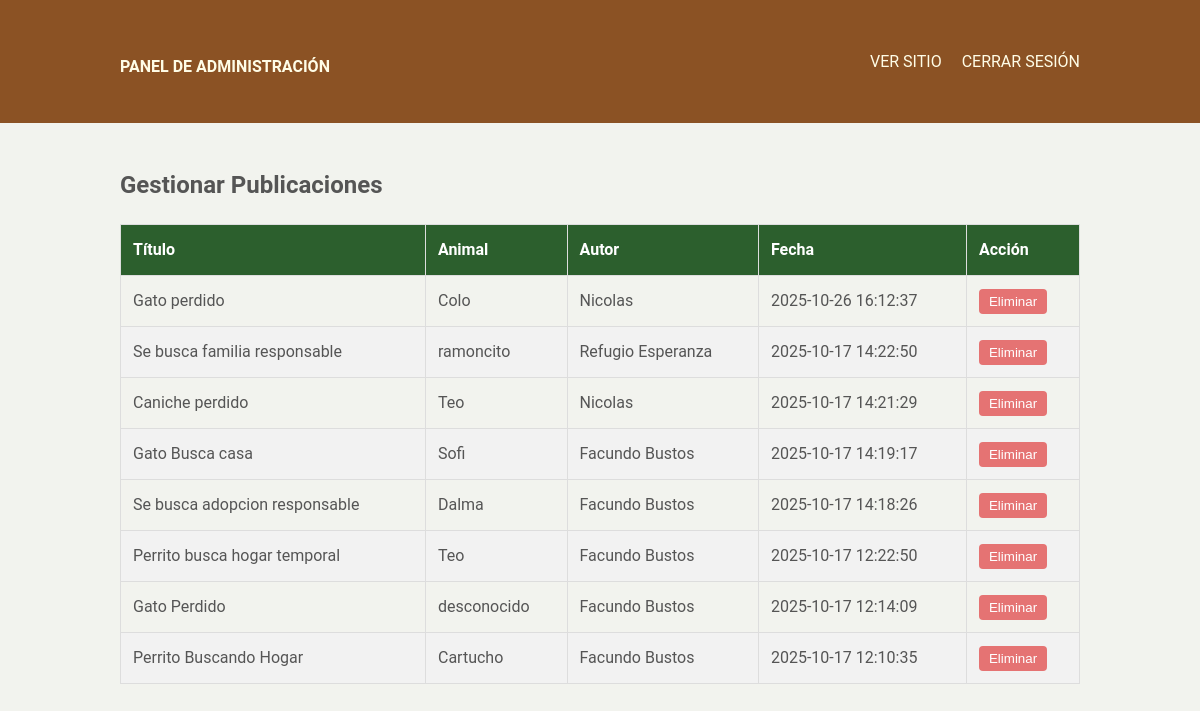
/admin/manage_publications.php (signed in), run on the app's committed database.
### tables this page shows
CREATE TABLE `publicaciones` (
  `id_publicacion` int(11) NOT NULL,
  `id_animal` int(11) NOT NULL,
  `id_usuario_publicador` int(11) NOT NULL,
  `titulo` varchar(255) NOT NULL COMMENT 'Título de la publicación',
  `contenido` text NOT NULL COMMENT 'Contenido detallado de la publicación',
  `tipo_publicacion` enum('Adopción','Perdido','Encontrado','Hogar Temporal') NOT NULL COMMENT 'Tipo de publicación',
  `fecha_publicacion` timestamp NOT NULL DEFAULT current_timestamp() COMMENT 'Fecha y hora en que se publicó el animal (automática)'
);

CREATE TABLE `animales` (
  `id_animal` int(11) NOT NULL,
  `nombre` varchar(100) DEFAULT NULL,
  `especie` varchar(50) NOT NULL,
  `raza` varchar(50) DEFAULT NULL,
  `edad` tinyint(3) UNSIGNED DEFAULT NULL COMMENT 'Edad en años del animal',
  `genero` enum('Macho','Hembra') NOT NULL COMMENT 'Género del animal, estandarizado a Macho o Hembra',
  `descripcion` text NOT NULL,
  `imagen_url` varchar(255) DEFAULT NULL COMMENT 'URL o ruta de la imagen del animal',
  `estado` enum('En Adopción','Perdido','Adoptado','Hogar Temporal','Encontrado') NOT NULL
);

CREATE TABLE `usuarios` (
  `id_usuario` int(11) NOT NULL,
  `dni` varchar(15) NOT NULL COMMENT 'Documento Nacional de Identidad, debe ser único',
  `nombre` varchar(100) NOT NULL,
  `email` varchar(100) NOT NULL,
  `password_hash` varchar(255) NOT NULL COMMENT 'Hash de la contraseña del usuario (usar bcrypt o Argon2)',
  `reset_token` varchar(255) DEFAULT NULL,
  `token_expiry` timestamp NULL DEFAULT NULL,
  `telefono` varchar(15) DEFAULT NULL,
  `direccion` varchar(255) DEFAULT NULL,
  `es_refugio` tinyint(1) NOT NULL DEFAULT 0 COMMENT 'TRUE si es un refugio, FALSE si es particular',
  `is_admin` tinyint(1) NOT NULL DEFAULT 0 COMMENT '1 si es super admin, 0 si no lo es',
  `descripcion` text DEFAULT NULL,
  `fecha_registro` timestamp NOT NULL DEFAULT current_timestamp() COMMENT 'Fecha y hora de registro de la cuenta (automática)'
);

### admin/manage_publications.php (the view, shortened to what this page needs)
<?php
include 'admin_header.php';
$sql = "SELECT p.id_publicacion, p.titulo, p.fecha_publicacion, u.nombre AS autor, a.nombre AS animal FROM publicaciones p JOIN usuarios u ON p.id_usuario_publicador = u.id_usuario JOIN animales a ON p.id_animal = a.id_animal ORDER BY p.fecha_publicacion DESC";
$result = $conexion->query($sql);
?>
<h2>Gestionar Publicaciones</h2>
<table><thead><tr><th>Título</th><th>Animal</th><th>Autor</th><th>Fecha</th><th>Acción</th></tr></thead><tbody>
<?php while ($row = $result->fetch_assoc()): ?>
    <tr>
        <td><?php echo htmlspecialchars($row['titulo']); ?></td>
        <td><?php echo htmlspecialchars($row['animal']); ?></td>
        <td><?php echo htmlspecialchars($row['autor']); ?></td>
        <td><?php echo $row['fecha_publicacion']; ?></td>
        <td><form method="post" onsubmit="return confirm('¿Estás seguro de que quieres eliminar esta publicación?');"><input type="hidden" name="delete_id" value="<?php echo $row['id_publicacion']; ?>"><button type="submit" style="background: #E57373; color: white; border: none; padding: 5px 10px; cursor: pointer; border-radius: 4px;">Eliminar</button></form></td>
    </tr>
<?php endwhile; ?>
</tbody></table>
<?php include 'admin_footer.php'; ?>

### estilos.css (style rules this page uses)
body { font-family: "Roboto", sans-serif; background-color: #f2f3ee; color: #555555; margin: 0; padding: 0; line-height: 1.6; }

### admin/admin_header.php (style rules this page uses)
table { width: 100%; border-collapse: collapse; }
th, td { padding: 12px; border: 1px solid #ddd; text-align: left; }
th { background-color: #2C5F2D; color: white; }
tr:nth-child(even) { background-color: #f2f2f2; }

### data on the page
publicaciones: titulo "Gato perdido", id_animal.nombre "Colo", id_usuario_publicador.nombre "Nicolas", fecha_publicacion "2025-10-26 16:12:37"
publicaciones: titulo "Se busca familia responsable", id_animal.nombre "ramoncito", id_usuario_publicador.nombre "Refugio Esperanza", fecha_publicacion "2025-10-17 14:22:50"
publicaciones: titulo "Caniche perdido", id_animal.nombre "Teo", id_usuario_publicador.nombre "Nicolas", fecha_publicacion "2025-10-17 14:21:29"
publicaciones: titulo "Gato Busca casa", id_animal.nombre "Sofi", id_usuario_publicador.nombre "Facundo Bustos", fecha_publicacion "2025-10-17 14:19:17"
publicaciones: titulo "Se busca adopcion responsable", id_animal.nombre "Dalma", id_usuario_publicador.nombre "Facundo Bustos", fecha_publicacion "2025-10-17 14:18:26"
publicaciones: titulo "Perrito busca hogar temporal", id_animal.nombre "Teo", id_usuario_publicador.nombre "Facundo Bustos", fecha_publicacion "2025-10-17 12:22:50"
publicaciones: titulo "Gato Perdido", id_animal.nombre "desconocido", id_usuario_publicador.nombre "Facundo Bustos", fecha_publicacion "2025-10-17 12:14:09"
publicaciones: titulo "Perrito Buscando Hogar", id_animal.nombre "Cartucho", id_usuario_publicador.nombre "Facundo Bustos", fecha_publicacion "2025-10-17 12:10:35"
